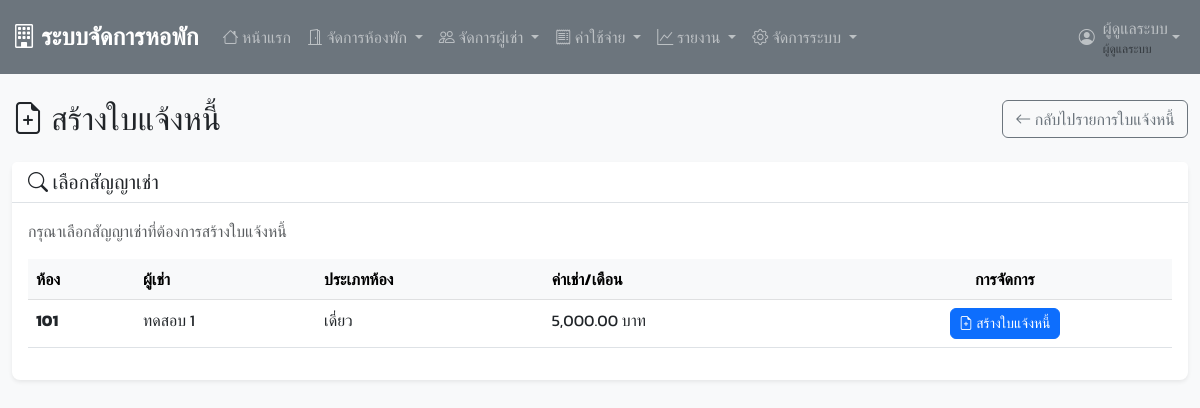
Screenshot of /add_invoice.php (signed in) with the database file from the repository.
### tables this page shows
CREATE TABLE `contracts` (
  `contract_id` int(11) NOT NULL,
  `tenant_id` int(11) DEFAULT NULL,
  `room_id` int(11) DEFAULT NULL,
  `contract_start` date NOT NULL,
  `contract_end` date NOT NULL,
  `monthly_rent` decimal(10,2) NOT NULL,
  `deposit_paid` decimal(10,2) NOT NULL,
  `contract_status` enum('active','expired','terminated') DEFAULT 'active',
  `special_conditions` text DEFAULT NULL,
  `created_at` timestamp NOT NULL DEFAULT current_timestamp()
);

CREATE TABLE `rooms` (
  `room_id` int(11) NOT NULL,
  `room_number` varchar(10) NOT NULL,
  `room_type` enum('single','double','triple') NOT NULL,
  `monthly_rent` decimal(10,2) NOT NULL,
  `deposit` decimal(10,2) NOT NULL,
  `room_status` enum('available','occupied','maintenance') DEFAULT 'available',
  `floor_number` int(11) DEFAULT NULL,
  `room_description` text DEFAULT NULL,
  `created_at` timestamp NOT NULL DEFAULT current_timestamp()
);

CREATE TABLE `tenants` (
  `tenant_id` int(11) NOT NULL,
  `first_name` varchar(50) NOT NULL,
  `last_name` varchar(50) NOT NULL,
  `phone` varchar(15) NOT NULL,
  `email` varchar(100) DEFAULT NULL,
  `id_card` varchar(20) NOT NULL,
  `address` text DEFAULT NULL,
  `emergency_contact` varchar(100) DEFAULT NULL,
  `emergency_phone` varchar(15) DEFAULT NULL,
  `tenant_status` enum('active','inactive') DEFAULT 'active',
  `created_at` timestamp NOT NULL DEFAULT current_timestamp()
);

### config.php (called while the page is built, shortened)
<?php
function formatCurrency($amount) {
    return number_format($amount, 2) . ' บาท';
}
?>

### add_invoice.php (the view, shortened to what this page needs)
<?php
require_once 'includes/header.php';
$contract_id = '';
$contract_info = null;
?>
<?php include 'includes/navbar.php'; ?>
<div class="container-fluid mt-4">
    <div class="row">
        <div class="col-12">
            <div class="d-flex justify-content-between align-items-center mb-4">
                <h2 class="mb-0">
                    <i class="bi bi-file-earmark-plus"></i>
                    สร้างใบแจ้งหนี้
                </h2>
                <div class="btn-group">
                    <a href="invoices.php" class="btn btn-outline-secondary">
                        <i class="bi bi-arrow-left"></i>
                        กลับไปรายการใบแจ้งหนี้
                    </a>
                </div>
            </div>
            <?php if (!$contract_info && empty($contract_id)): ?>
            <div class="card">
                <div class="card-header">
                    <h5 class="card-title mb-0">
                        <i class="bi bi-search"></i>
                        เลือกสัญญาเช่า
                    </h5>
                </div>
                <div class="card-body">
                    <p class="text-muted">กรุณาเลือกสัญญาเช่าที่ต้องการสร้างใบแจ้งหนี้</p>
                    <?php
                    try {
                        $stmt = $pdo->prepare("
                            SELECT c.contract_id, c.monthly_rent,
                                   t.first_name, t.last_name,
                                   r.room_number, r.room_type
                            FROM contracts c
                            JOIN tenants t ON c.tenant_id = t.tenant_id
                            JOIN rooms r ON c.room_id = r.room_id
                            WHERE c.contract_status = 'active'
                            ORDER BY r.room_number
                        ");
                        $stmt->execute();
                        $active_contracts = $stmt->fetchAll();
                    } catch(PDOException $e) {
                        $active_contracts = [];
                    }
                    ?>
                    <?php if (!empty($active_contracts)): ?>
                    <div class="table-responsive">
                        <table class="table table-hover">
                            <thead class="table-light">
                                <tr>
                                    <th>ห้อง</th>
                                    <th>ผู้เช่า</th>
                                    <th>ประเภทห้อง</th>
                                    <th>ค่าเช่า/เดือน</th>
                                    <th class="text-center">การจัดการ</th>
                                </tr>
                            </thead>
                            <tbody>
                                <?php foreach ($active_contracts as $contract): ?>
                                <tr>
                                    <td>
                                        <span class="fw-bold"><?php echo $contract['room_number']; ?></span>
                                    </td>
                                    <td>
                                        <?php echo $contract['first_name'] . ' ' . $contract['last_name']; ?>
                                    </td>
                                    <td>
                                        <?php
                                        $room_types = [
                                            'single' => 'เดี่ยว',
                                            'double' => 'คู่',
                                            'triple' => 'สาม'
                                        ];
                                        echo $room_types[$contract['room_type']] ?? $contract['room_type'];
                                        ?>
                                    </td>
                                    <td>
                                        <?php echo formatCurrency($contract['monthly_rent']); ?>
                                    </td>
                                    <td class="text-center">
                                        <a href="add_invoice.php?contract_id=<?php echo $contract['contract_id']; ?>"
                                           class="btn btn-primary btn-sm">
                                            <i class="bi bi-file-earmark-plus"></i>
                                            สร้างใบแจ้งหนี้
                                        </a>
                                    </td>
                                </tr>
                                <?php endforeach; ?>
                            </tbody>
                        </table>
                    </div>
                    <?php endif; ?>
                </div>
            </div>
            <?php endif; ?>
        </div>
    </div>
</div>
<?php include 'includes/footer.php'; ?>

### includes/header.php (style rules this page uses)
body { font-family: 'Kanit', sans-serif; background-color: #f8f9fa; }
.card { border: none; box-shadow: 0 0.125rem 0.25rem rgba(0, 0, 0, 0.075); border-radius: 0.5rem; }
.card-header { background-color: #fff; border-bottom: 1px solid #dee2e6; font-weight: 500; }
.btn { border-radius: 0.375rem; font-weight: 500; }
.table th { font-weight: 600; background-color: #f8f9fa; }

### includes/navbar.php (style rules this page uses)
body { padding-top: 76px; }

### rows the page displays
contracts: room.room_number "101", tenant.first_name "ทดสอบ", tenant.last_name "1", room.room_type "เดี่ยว", monthly_rent "5,000.00 บาท"

### other values shown
$_SESSION['full_name'] "ผู้ดูแลระบบ"
